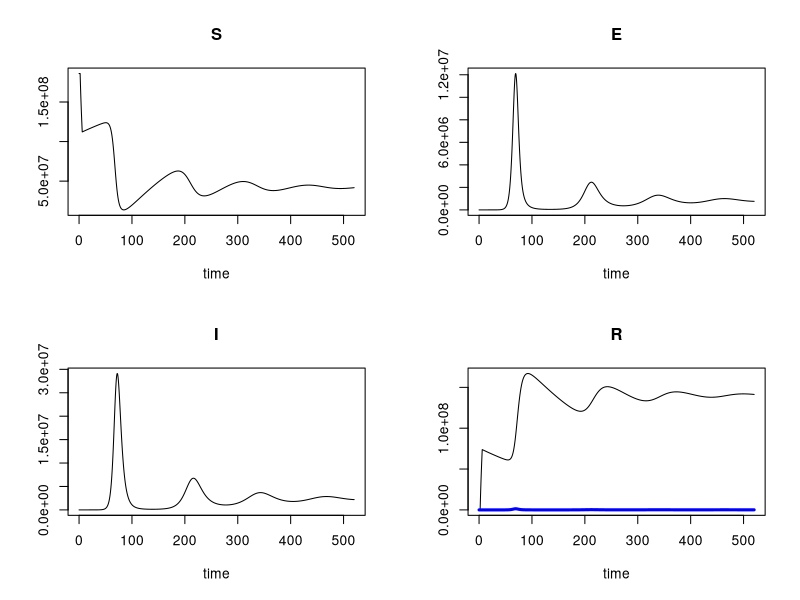
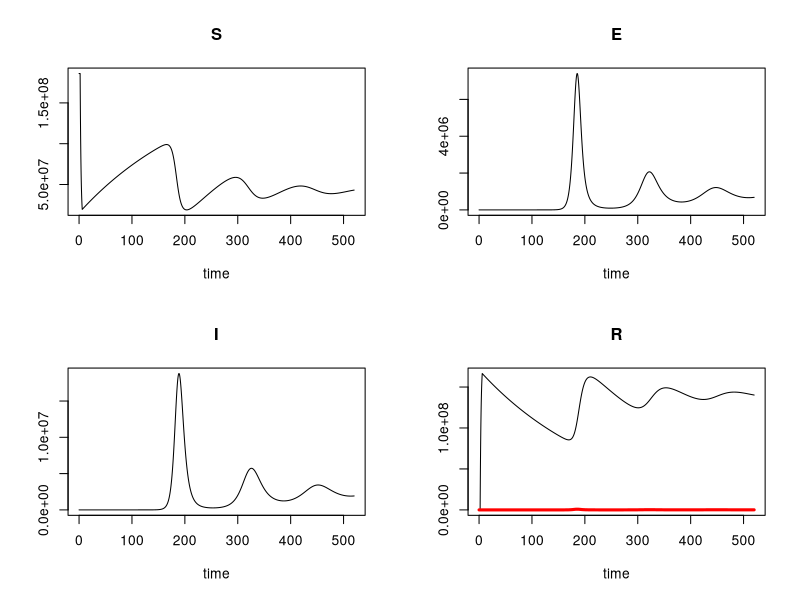
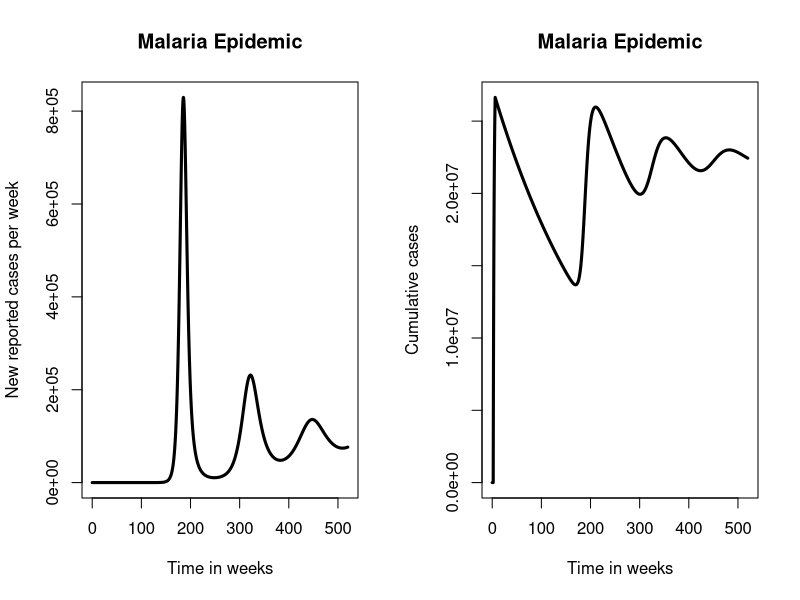

Write the R code that produced these figures, in order.
#MALARIA MODEL R CODE 18 MARCH 2018
version # version.string R version 3.4.2 (2017-09-28) #nickname       Short Summer

# 1. BASIC MODEL

#CLEAR WORKSPACE
rm(list=ls())

#LOAD REQUIRED LIBRARIES
library(deSolve)
library(ggplot2)

#MODEL TIME PERIOD = 10 (in years)
period <- 520 #weeks
times <- seq(0, period, by = (1/7)) # in weeks, by 1 day intervals

bednet <- c(0.35,0.7)
vaccines <- c(0.4,0.9)
colorvec <- c("blue", "red")

for (i in 1:2) {
  
#MODEL PARAMETERS
parameters <- c(mui=(1/(54*52)),  # birth rate (1/life expectancy)
                muo=(1/(54*52)),  # death rate (1/life expectancy)
                R0=4.4,              # basic reproduction number
                omega=(1/(5*52)),    # rate of loss of immunity = 1/(average duration of immunity)
                gamma=7/10,          # rate of movement from latent to infectious stage = 1/(average latent period)
                nui=35*7/1000,       # rate of recovery = 1/(average duration of infection)
                report=16/100,       # proportion of all infections that are reported
                amp=0,               # relative amplitude of seasonal forcing
                phi=30,               # week of peak in seasonal forcing
                
                week_net = 1,        #week of commencing intervention (ITNs)
                net_cov = .70,        #ITN coverage
                #net_eff = .50,        #ITN efficacy in reducing malaria
                net_eff = bednet[i],
                #vac_cov_i = 0.5,     # coverage of vaccine campaign
                vac_cov_i = vaccines[i],
                campaignweeks = 4   # time taken to reach target coverage
)

# MODEL INITIAL CONDITIONS
initP<-186000000 # population size
initE<-1 # Exposed
initI<-0 # Infectious
initR<-0 # Recovered

#INITIAL SUSCEPTIBLE COMPARTMENT
initS<-initP-initE-initI-initR # Susceptible (non-immune)

#DEFINE THE MODEL COMPARTMENTS
state <- c(S = initS, E=initE, I = initI,R = initR)

# MODEL FUNCTION, TO SOLVE THE EQUATIONS
malaria<-function(t, state, parameters) 
{
  with(as.list(c(state, parameters)),
       {
         
         # DEFINE VARIABLES
         P <- (S+E+I+R)
         seas<-1+amp*cos(2*pi*(t-phi)/52)
         beta<-R0*(muo+nui)*(gamma+muo)/gamma
         
         net_cov <- (t>=(0 +week_net))*net_cov
         bednet <- (1-net_eff*net_cov)
         
         vac_rate <- (-log(1-vac_cov_i)/campaignweeks)
         vaccinate <- (t>=(1 +week_net))*(t<=1 +week_net+campaignweeks)*vac_rate
         
         lam <- beta*seas*I/P
         
         # RATE OF CHANGE
         dS <- mui*P-muo*S-lam*S+omega*R-vaccinate*S
         dE <- -muo*E+lam*S-gamma*E
         dI <- -muo*I+gamma*E-nui*I
         dR <- -muo*R+nui*I-omega*R+vaccinate*S
         
         # RETURN THE RATE OF CHANGE
         list(c(dS, dE, dI, dR))
       }
  ) 
  
}

#MODEL OUTPUT
# run the model
out <- ode(y = state, times = times, func = malaria, parms = parameters)
# a simple plot of the model output
plot(out)

# MORE MODEL OUTPUTS
# total population
pop<-out[,"S"]+out[,"E"]+out[,"I"]+out[,"R"]
# weekly incidence
inc <- parameters["report"]*parameters["gamma"]*out[,"E"]


time <-out[,"time"]

# label the axes  # make a new panel
lines(time,col = colorvec[i],inc,type='l',lwd=3,main = "Malaria Epidemic",
      xlab = "Time in weeks",ylab="New reported cases per week")
# plot the data with the model output
}

par(mfrow=c(1,2))
plot(time,inc,type='l',lwd=3,main = "Malaria Epidemic",xlab = "Time in weeks",ylab="New reported cases per week")

# plot cumulative reports
cumulativereports<- parameters["report"]*out[,"R"]
plot(time,cumulativereports,type='l',lwd=3,main = "Malaria Epidemic",xlab = "Time in weeks",ylab="Cumulative cases") 
